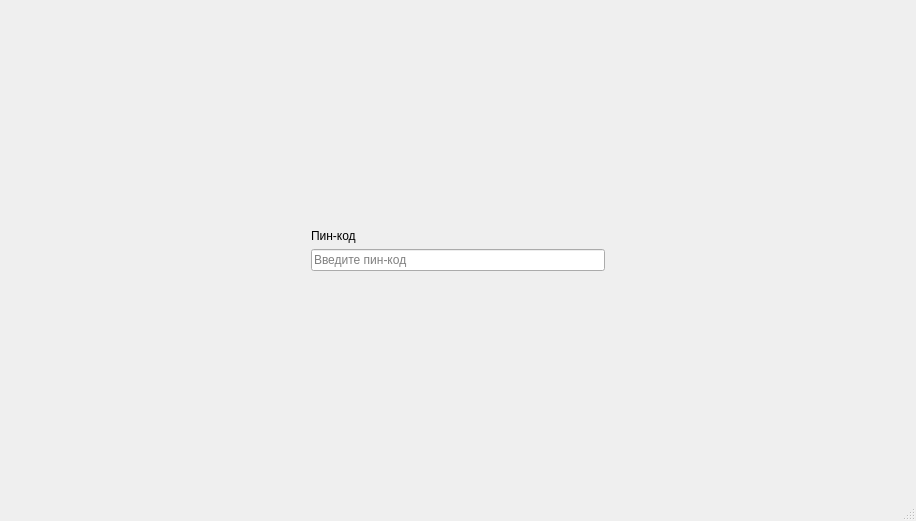
<?xml version="1.0" encoding="UTF-8"?>
<ui version="4.0">
 <class>MainWindow</class>
 <widget class="QMainWindow" name="MainWindow">
  <property name="geometry">
   <rect>
    <x>0</x>
    <y>0</y>
    <width>916</width>
    <height>521</height>
   </rect>
  </property>
  <property name="minimumSize">
   <size>
    <width>0</width>
    <height>0</height>
   </size>
  </property>
  <property name="windowTitle">
   <string>MainWindow</string>
  </property>
  <widget class="QWidget" name="centralwidget">
   <layout class="QGridLayout" name="gridLayout">
    <item row="0" column="0">
     <widget class="QStackedWidget" name="stackedWidget">
      <property name="currentIndex">
       <number>1</number>
      </property>
      <widget class="QWidget" name="pageMain">
       <layout class="QGridLayout" name="gridLayout_3">
        <item row="0" column="0">
         <widget class="QLineEdit" name="lineEdit">
          <property name="placeholderText">
           <string>Поиск по учетным записям</string>
          </property>
         </widget>
        </item>
        <item row="1" column="0">
         <widget class="QListWidget" name="listWidget">
          <property name="enabled">
           <bool>true</bool>
          </property>
          <property name="mouseTracking">
           <bool>false</bool>
          </property>
          <property name="tabletTracking">
           <bool>false</bool>
          </property>
          <property name="acceptDrops">
           <bool>false</bool>
          </property>
          <property name="autoFillBackground">
           <bool>false</bool>
          </property>
          <property name="autoScroll">
           <bool>true</bool>
          </property>
          <property name="tabKeyNavigation">
           <bool>false</bool>
          </property>
          <property name="showDropIndicator" stdset="0">
           <bool>true</bool>
          </property>
          <property name="dragEnabled">
           <bool>false</bool>
          </property>
          <property name="dragDropOverwriteMode">
           <bool>false</bool>
          </property>
          <property name="alternatingRowColors">
           <bool>false</bool>
          </property>
          <property name="isWrapping" stdset="0">
           <bool>false</bool>
          </property>
          <property name="uniformItemSizes">
           <bool>false</bool>
          </property>
          <property name="wordWrap">
           <bool>false</bool>
          </property>
          <property name="selectionRectVisible">
           <bool>false</bool>
          </property>
          <property name="sortingEnabled">
           <bool>false</bool>
          </property>
         </widget>
        </item>
       </layout>
      </widget>
      <widget class="QWidget" name="pageLogin">
       <layout class="QGridLayout" name="gridLayout_2">
        <item row="0" column="1">
         <spacer name="verticalSpacer_2">
          <property name="orientation">
           <enum>Qt::Vertical</enum>
          </property>
          <property name="sizeHint" stdset="0">
           <size>
            <width>20</width>
            <height>40</height>
           </size>
          </property>
         </spacer>
        </item>
        <item row="1" column="1">
         <widget class="QLabel" name="lblLogin">
          <property name="text">
           <string>Пин-код</string>
          </property>
         </widget>
        </item>
        <item row="2" column="0">
         <spacer name="horizontalSpacer_2">
          <property name="orientation">
           <enum>Qt::Horizontal</enum>
          </property>
          <property name="sizeHint" stdset="0">
           <size>
            <width>283</width>
            <height>20</height>
           </size>
          </property>
         </spacer>
        </item>
        <item row="2" column="1">
         <widget class="QLineEdit" name="editPin">
          <property name="echoMode">
           <enum>QLineEdit::Password</enum>
          </property>
          <property name="placeholderText">
           <string>Введите пин-код</string>
          </property>
         </widget>
        </item>
        <item row="2" column="2">
         <spacer name="horizontalSpacer">
          <property name="orientation">
           <enum>Qt::Horizontal</enum>
          </property>
          <property name="sizeHint" stdset="0">
           <size>
            <width>40</width>
            <height>20</height>
           </size>
          </property>
         </spacer>
        </item>
        <item row="3" column="1">
         <spacer name="verticalSpacer">
          <property name="orientation">
           <enum>Qt::Vertical</enum>
          </property>
          <property name="sizeHint" stdset="0">
           <size>
            <width>20</width>
            <height>40</height>
           </size>
          </property>
         </spacer>
        </item>
       </layout>
      </widget>
     </widget>
    </item>
   </layout>
  </widget>
  <widget class="QMenuBar" name="menubar">
   <property name="geometry">
    <rect>
     <x>0</x>
     <y>0</y>
     <width>916</width>
     <height>25</height>
    </rect>
   </property>
  </widget>
  <widget class="QStatusBar" name="statusbar"/>
 </widget>
 <resources/>
 <connections/>
</ui>
